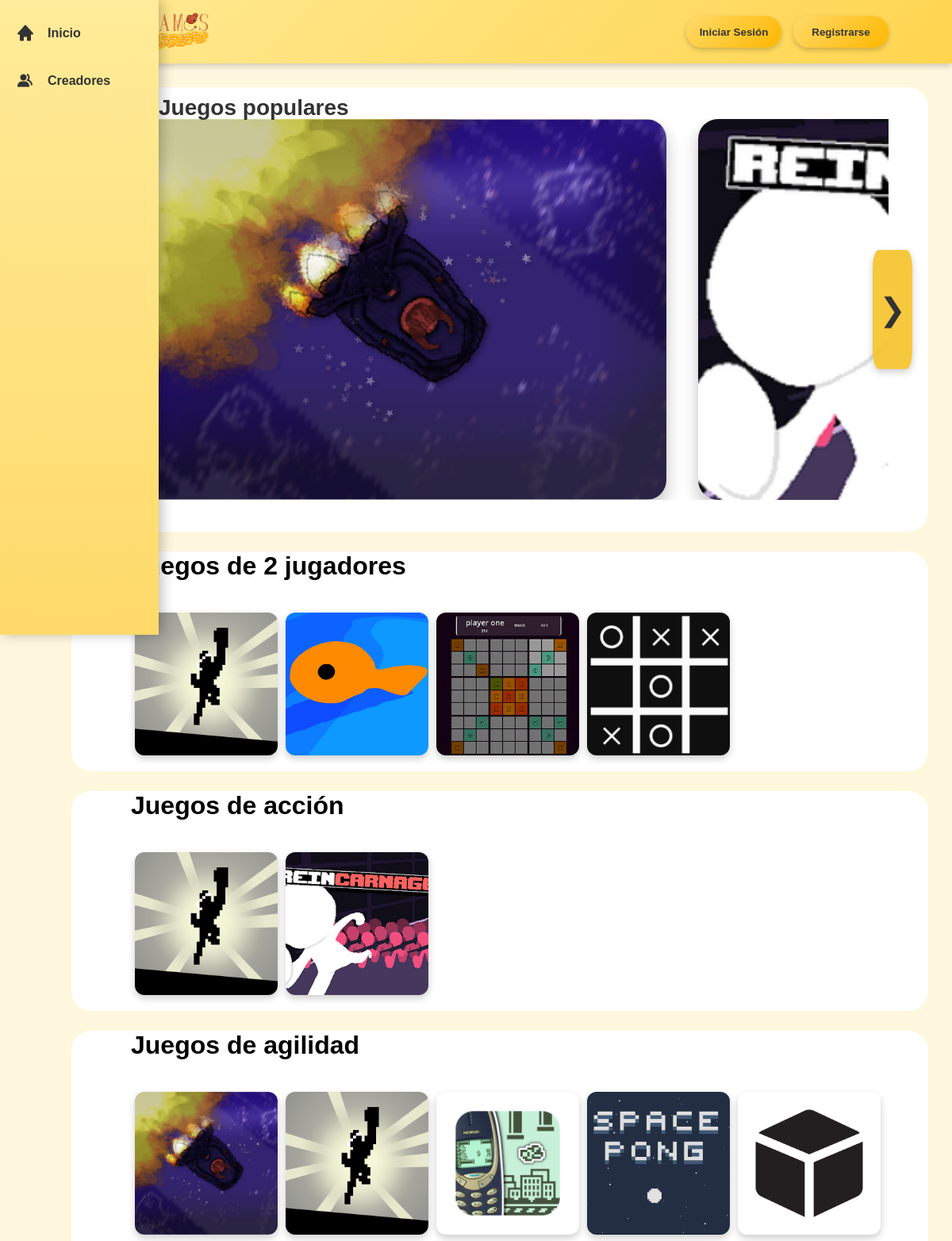
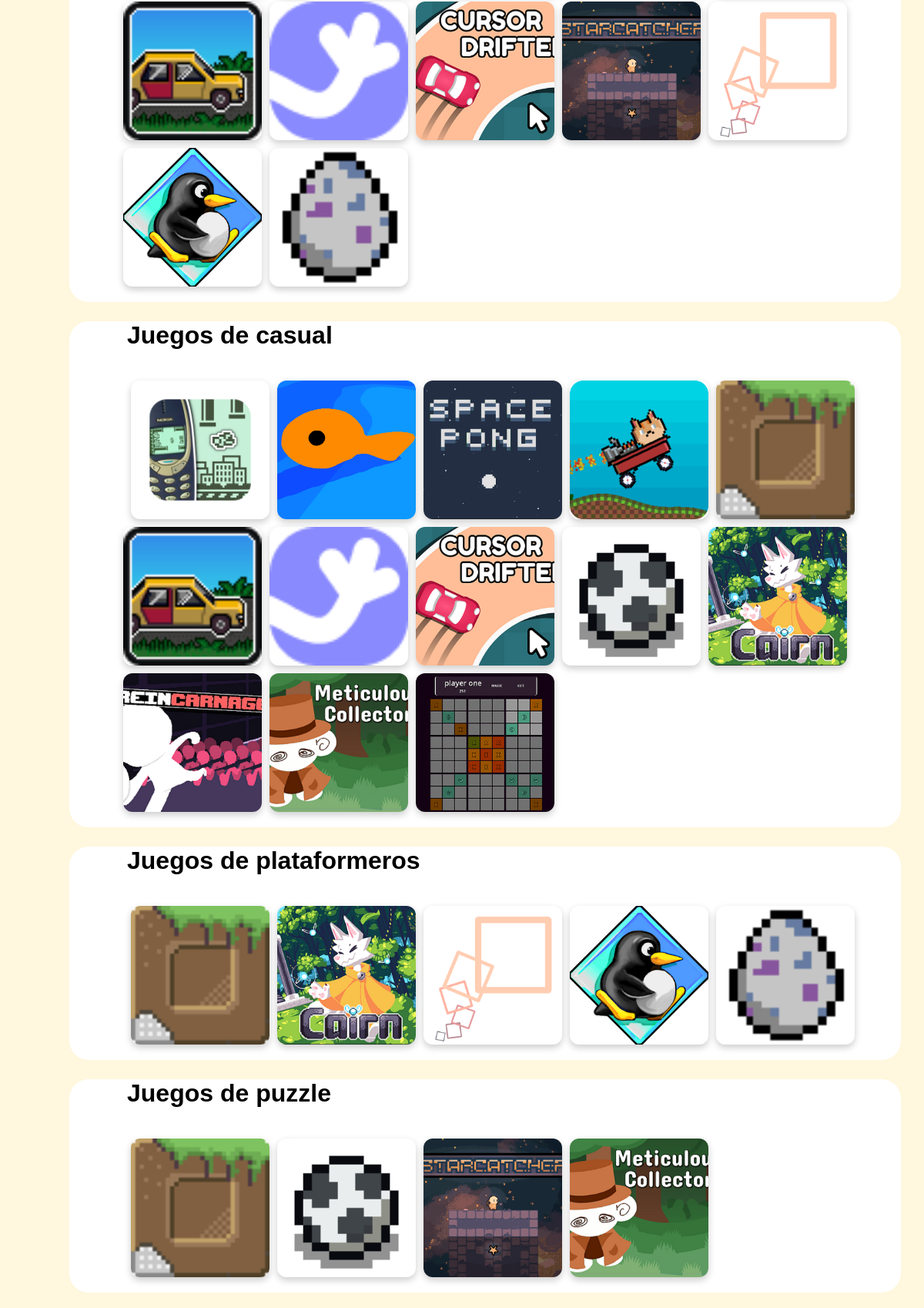
The app's page /Views/Mainsite.php?section=home (upper part) with its own data (2 pictures, top to bottom).
### tables this page shows
CREATE TABLE `juegos` (
  `IDjuego` int(11) NOT NULL,
  `Nombre` varchar(40) NOT NULL,
  `ComoJugar` text DEFAULT NULL,
  `QueHacer` text DEFAULT NULL,
  `direccion` varchar(255) DEFAULT NULL,
  `siLike` int(11) DEFAULT 0,
  `noLike` int(11) DEFAULT 0,
  `Controles` text NOT NULL,
  `Creador` varchar(255) DEFAULT NULL,
  `Pagina` text DEFAULT NULL,
  `imagen` text DEFAULT NULL
);

CREATE TABLE `categorias` (
  `IDcategoria` int(11) NOT NULL,
  `nombre` varchar(100) DEFAULT NULL
);

### Views/home.php (the view, shortened to what this page needs)
<?php
  include "../Includes/Config.php";
?>
<div class="JuegosPopulares">
  <div class="contenedorPopulares">
    <h1 class="title-popular-games">Juegos populares</h1>
      <div class="content carrusel">
        <button class="btn-carrusel prev">❮</button>
    <?php
      $juegosPopulares = mysqli_query($conexion, "SELECT * FROM juegos ORDER BY siLike DESC LIMIT 5");
      while($juego = mysqli_fetch_assoc($juegosPopulares)) {
    ?>
      <a href="Mainsite.php?section=selectedgame&id=<?=$juego['IDjuego']?>">
        <div class="juego" style="background-image: url('<?=$juego['imagen']?>');"></div>
      </a>
      <?php
    } ?>
      </div>
        <button class="btn-carrusel next">❯</button>
  </div>
</div>
<?php
$categorias = mysqli_query($conexion, "SELECT * FROM categorias ORDER BY nombre ASC");
while($categoria = mysqli_fetch_assoc($categorias)) {
  $idCategoria = $categoria['IDcategoria'];
  $nombreCat = $categoria['nombre'];
?>
<div class="JuegosCatalogo">
  <h1 class="title-action-games">Juegos de <?=$nombreCat?></h1>
  <div class="contenedorCatalogo">
    <a href="Mainsite.php?section=selectedgame&id=11">
 <?php
  $infoJuegos = mysqli_query($conexion, "SELECT j.* FROM juegos j
              JOIN juego_categoria jc ON j.IDjuego = jc.IDjuego
              WHERE jc.IDcategoria = $idCategoria");
        if (mysqli_num_rows($infoJuegos) > 0) {
while($juego = mysqli_fetch_assoc($infoJuegos)) {
?>
    <a href="Mainsite.php?section=selectedgame&id=<?=$juego['IDjuego']?>">
      <div class="juegoCatalogo">
        <img src="<?=$juego['imagen']?>" alt="<?=$juego['Nombre']?>">
      </div>
    </a>
    <?php
  } ?>
      </div>
<?php
        } else {
          echo "<p style='margin-left:50px;'>No hay juegos en esta categoría.</p>";
        }
?>
  </div>
<?php
}
?>

### CSS/header.css (style rules this page uses)
* { margin: 0; padding: 0; box-sizing: border-box; }

### CSS/home.css (style rules this page uses)
.contenedorPopulares { display: flex; position: relative; justify-content: center; align-items: center; padding: 40px 20px; margin-left: 90px; margin-right: 30px; margin-top: 30px; background-color: #ffffff; border-radius: 25px; overflow: hidden; }
.carrusel { display: flex; gap: 40px; width: calc(100% - 60px); scroll-behavior: smooth; transition: transform 0.6s ease-in-out; flex-shrink: 0; overflow:hidden; }
.juego { border-radius: 25px; cursor: pointer; background-size: cover; background-position: center; box-shadow: 0 10px 20px rgba(0,0,0,0.25); transition: transform 0.3s ease, box-shadow 0.3s ease; flex-shrink: 0; min-width: 700px; height: 480px; }
.btn-carrusel { position: absolute; top: 50%; margin-left: -60px; transform: translateY(-50%); background: rgba(245, 192, 33, 0.87); border: none; font-size: 2.5rem; color: #333; cursor: pointer; border-radius: 15%; width: 50px; height: 150px; display: flex; align-items: center; justify-content: center; transition: all 0.3s ease; z-index: 10; box-shadow: 0 4px 10px rgba(0,0,0,0.2); }
.title-popular-games { position: absolute; top: 10px; left: 20px; font-size: 28px; color: #333; font-weight: bold; z-index: 6; pointer-events: none; }
.prev { left: 80px; }
.next { right: 20px; }
h1 { margin-left: 90px; }
.JuegosCatalogo { margin: 25px; background-color: white; margin-left: 90px; margin-right: 30px; border-radius: 25px; }
.title-action-games { margin-left: 75px; }
.contenedorCatalogo { margin: 20px; display: flex; flex-wrap: wrap; gap: 10px; margin-left: 50px; padding: 20px; }
.juegoCatalogo { position: relative; width: 180px; height: 180px; border-radius: 12px; overflow: hidden; cursor: pointer; box-shadow: 0 4px 10px rgba(0,0,0,0.2); flex-shrink: 0; transition: transform 0.3s ease, box-shadow 0.3s ease; }
.juegoCatalogo::after { content: ""; position: absolute; inset: 0; background: linear-gradient(to top, rgba(0,0,0,0.5), transparent 70%); opacity: 0; transition: opacity 0.3s ease; pointer-events: none; z-index: 1; }
.juegoCatalogo img { width: 100%; height: 100%; object-fit: cover; display: block; }

### records on screen
juegos: imagen (picture)
juegos: imagen (picture), imagen+Nombre (picture)
categorias: nombre "2 jugadores"
juegos: imagen (picture)
juegos: imagen+Nombre (picture)
juegos: imagen (picture)
juegos: imagen (picture)
categorias: nombre "acción"
categorias: nombre "agilidad"
juegos: imagen (picture)
juegos: imagen+Nombre (picture)
juegos: imagen (picture)
juegos: imagen+Nombre (picture)
juegos: imagen+Nombre (picture)
juegos: imagen (picture)
juegos: imagen+Nombre (picture)
juegos: imagen (picture)
juegos: imagen+Nombre (picture)
juegos: imagen+Nombre (picture)
categorias: nombre "casual"
juegos: imagen (picture)
juegos: imagen+Nombre (picture)
juegos: imagen+Nombre (picture)
juegos: imagen+Nombre (picture)
juegos: imagen (picture)
categorias: nombre "plataformeros"
categorias: nombre "puzzle"
